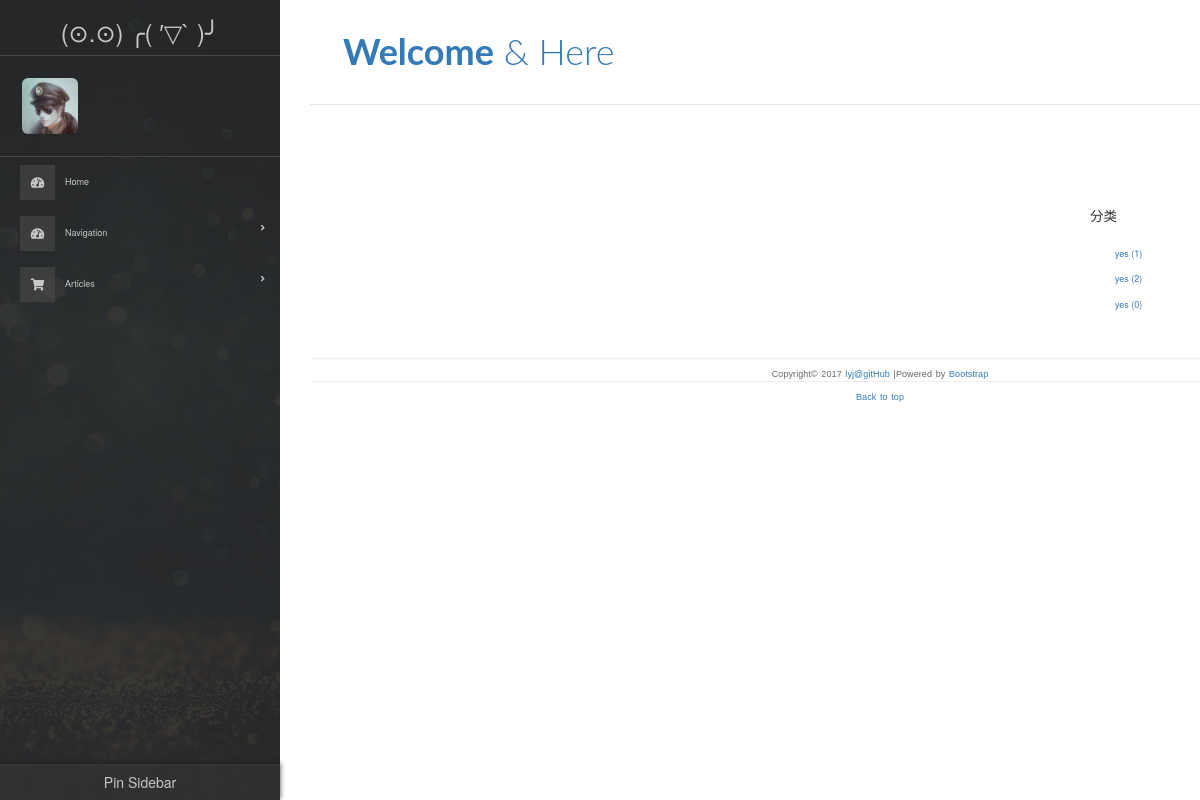
The page /article/others/ on the database as committed earlier.
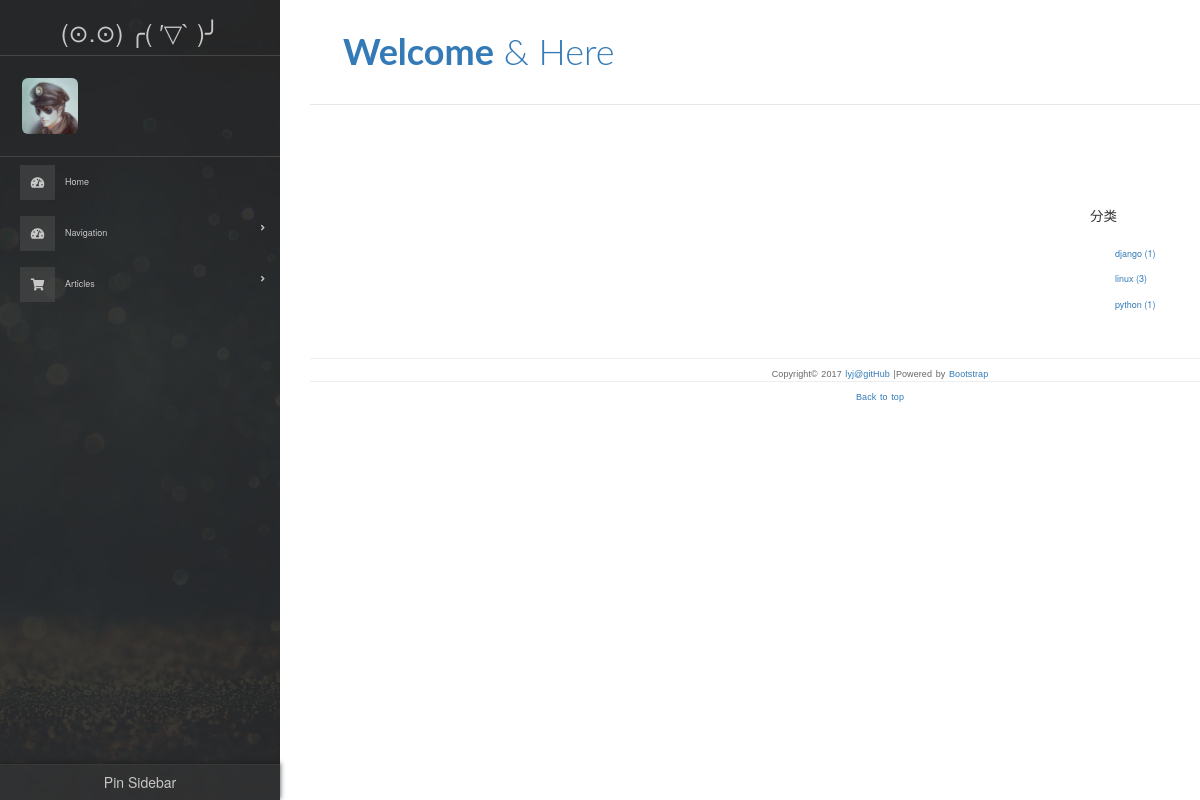
The same page on the database as committed later.
### mainsite/models.py (models this page shows, shortened)
class Category(models.Model):
	cid = models.CharField(primary_key=True, max_length=200)
	name = models.CharField(max_length=200)

### mainsite/views.py (the view)
# urls.py: re_path(r'^article/category/(\w+)/$', show_articles_list_according_to_category),
def show_articles_list_according_to_category(request, category_name):
	template = get_template('mainsite/article_list/article_list.html')
	articles = list()
	classes = list()
	if operator.eq(category_name, 'all'):
		articles = Article.objects.all().order_by('sequence_number')
	else:
		articles = Article.objects.all().filter(category=category_name).order_by('sequence_number')
	html = template.render(locals())
	return HttpResponse(html)

### mainsite/templatetags/base_tags.py (called while the page is built)
@register.simple_tag
def get_all_category_name():
	return Category.objects.all()

@register.simple_tag
def get_number_of_articles_of_category():
	return Category.objects.annotate(number_of_articles=Count('article'))

### templates/mainsite/article_list/article_list.html (shortened to what this page needs)
{% extends 'base/base.html' %}
{% load markdown_deux_tags %}
{% block content %}
    <div class="content-body">
        <div class="container">
            <div class="row">
                <main class="col-md-8">
                </main>
                <aside class="col-md-4">
                    {% include 'mainsite/extended_component/category.html' %}
                </aside>
            </div>
        </div>
    </div>
{% endblock %}

### templates/mainsite/extended_component/category.html
{% load base_tags %}
<div class="widget widget-category">
    <h3 class="widget-title">分类</h3>
    <ul>
        {%  get_number_of_articles_of_category as categories_list %}
        {% for category in categories_list %}
            <li>
                <a href="/article/{{ category.name }}/">
                    {{ category.name }}<span class="post-count"> ({{ category.number_of_articles }})</span>
                </a>
            </li>
        {% endfor %}
    </ul>
</div>

Rows that differ between the two databases and show on the page:
removed Category: name "yes", number_of_articles "0"
changed Category: name "yes" → "django"
changed Category: name "yes" → "linux"; number_of_articles "2" → "3"
added Category: name "python", number_of_articles "1"
